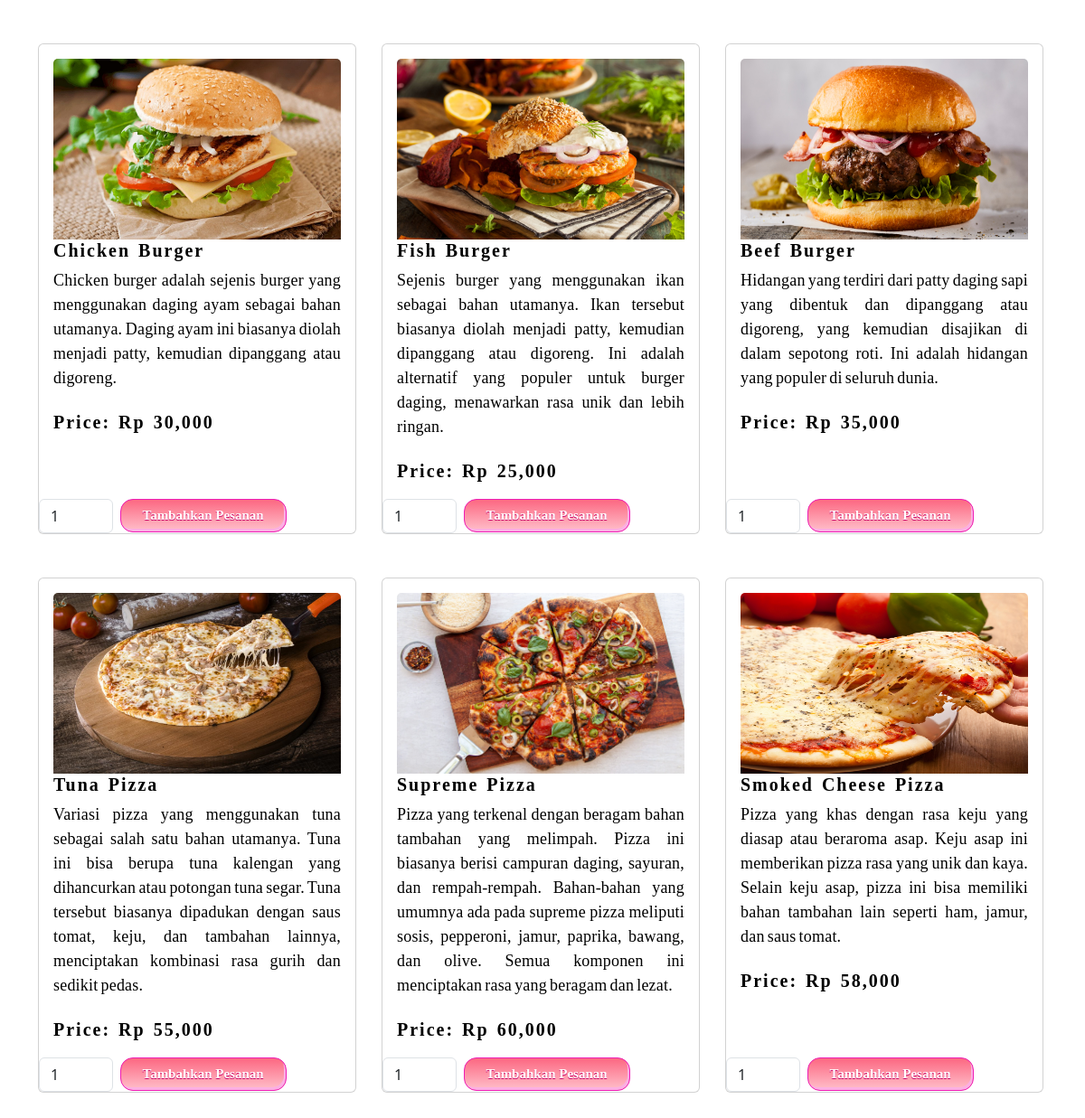
/listmenu.php, run on the app's committed database.
### tables this page shows
CREATE TABLE `menuitems` (
  `Item_ID` int(11) NOT NULL,
  `Name` varchar(255) NOT NULL,
  `Description` text DEFAULT NULL,
  `Price` decimal(10,2) NOT NULL,
  `Category_ID` int(11) DEFAULT NULL,
  `ImageURL` varchar(255) DEFAULT NULL
);

### listmenu.php (the view, shortened to what this page needs)
<?php
include 'db.php';
$selectedCategory = isset($_GET['category_id']) ? $_GET['category_id'] : 1;
?>
<!DOCTYPE html>
<html lang="en">
<head>
  <link rel="stylesheet" href="aos-by-red.css">
  <link rel="stylesheet" href="https://unpkg.com/aos@next/dist/aos.css" />
  <link href="https://cdn.jsdelivr.net/npm/bootstrap@5.3.2/dist/css/bootstrap.min.css" rel="stylesheet">
</head>
<body>
<div class="container mt-5">
  <div class="row">
    <?php
    $menuQuery = "SELECT * FROM MenuItems WHERE Category_ID = $selectedCategory";
    $resultMenu = mysqli_query($db, $menuQuery);
    while ($menu = mysqli_fetch_assoc($resultMenu)) {
        $menuName = $menu['Name'];
        $menuDescription = $menu['Description'];
        $menuPrice = $menu['Price'];
        $menuImage = $menu['ImageURL'];
    ?>
    <div class="col-md-4 mb-5">
      <div class="card" style="width: 22rem;">
        <div class="card-body">
        <div class="div" data-aos="fade-left" data-aos-duration="1000" data-aos-once="true">
  <img src="images/<?php echo $menuImage; ?>" class="card-img-top" alt="Menu Image" style="height: 200px;">
  <h5 class="card-title" id="demofont"><?php echo $menuName; ?></h5>
  <p class="card-text description text-justify" id="textfood"><?php echo $menuDescription; ?></p>
  <div class="price-button-container">
    <p class="card-text price" id="demofont">Price: Rp <?php echo number_format($menuPrice); ?></p>
  </div>
    </div>
</div>
<form method="post" action="add_to_cart.php">
  <div class="row g-2">
    <div class="col-3">
      <input type="number" value="1" name="quantity" class="form-control"/>
    </div>
    <div class="col-9">
      <button type="submit" class="myButton" name="add_to_cart">Tambahkan Pesanan</button>
    </div>
  </div>
</form>
      </div>
    </div>
    <?php
    }
    ?>
  </div>
</div>
</body>
</html>

### listmenu.php (style rules this page uses)
.description { margin-bottom: 20px; }
.price-button-container { display: flex; justify-content: space-between; }
.card { height: 100%; }
.card-body { display: flex; flex-direction: column; }
.card-text { flex: 1; }
.text-justify { text-align: justify; }
.myButton { box-shadow:inset -2px -3px 0px 0px #fbafe3; font-family:Georgia, 'Times New Roman', Times, serif; background:linear-gradient(to bottom, #FC6C85 5%, #ffc0cb 100%); background-color:#ff5bb0; background-color:#ff5bb0; border-radius:14px; border:1px solid #ee1eb5; display:inline-block; cursor:pointer; color:#ffffff; font-family:Georgia; font-size:15px; font-weight:bold; padding:6px 24px; text-decoration:none; text-shadow:0px 1px 0px #c70067; }
#textfood { font-family: "Times New Roman", Times, serif; font-size: 18px; letter-spacing: 0.2px; word-spacing: -1.6px; color: #000000; font-weight: 150; text-decoration: none; font-style: normal; font-variant: normal; text-transform: none; }
#demofont { font-family: Georgia, serif; font-size: 20px; letter-spacing: 2px; word-spacing: 2px; color: #000000; font-weight: 700; text-decoration: none; font-style: normal; font-variant: normal; text-transform: none; }

### data on the page
menuitems: ImageURL (picture), Name "Chicken Burger", Description "Chicken burger adalah sejenis burger yang menggunakan daging ayam sebagai bahan utamanya. Daging ayam ini biasanya diolah menjadi patty, kemudian dipanggang atau digoreng.", Price "30,000"
menuitems: ImageURL (picture), Name "Fish Burger", Description "Sejenis burger yang menggunakan ikan sebagai bahan utamanya. Ikan tersebut biasanya diolah menjadi patty, kemudian dipanggang atau digoreng. Ini adalah alternatif yang populer untuk burger daging, menawarkan rasa unik dan lebih ringan.", Price "25,000"
menuitems: ImageURL (picture), Name "Beef Burger", Description "Hidangan yang terdiri dari patty daging sapi yang dibentuk dan dipanggang atau digoreng, yang kemudian disajikan di dalam sepotong roti. Ini adalah hidangan yang populer di seluruh dunia.", Price "35,000"
menuitems: ImageURL (picture), Name "Tuna Pizza", Description "Variasi pizza yang menggunakan tuna sebagai salah satu bahan utamanya. Tuna ini bisa berupa tuna kalengan yang dihancurkan atau potongan tuna segar. Tuna tersebut biasanya dipadukan dengan saus tomat, keju, dan tambahan lainnya, menciptakan kombinasi rasa gurih dan sedikit pedas.", Price "55,000"
menuitems: ImageURL (picture), Name "Supreme Pizza", Description "Pizza yang terkenal dengan beragam bahan tambahan yang melimpah. Pizza ini biasanya berisi campuran daging, sayuran, dan rempah-rempah. Bahan-bahan yang umumnya ada pada supreme pizza meliputi sosis, pepperoni, jamur, paprika, bawang, dan olive. Semua komponen ini menciptakan rasa yang beragam dan lezat.", Price "60,000"
menuitems: ImageURL (picture), Name "Smoked Cheese Pizza", Description "Pizza yang khas dengan rasa keju yang diasap atau beraroma asap. Keju asap ini memberikan pizza rasa yang unik dan kaya. Selain keju asap, pizza ini bisa memiliki bahan tambahan lain seperti ham, jamur, dan saus tomat.", Price "58,000"
